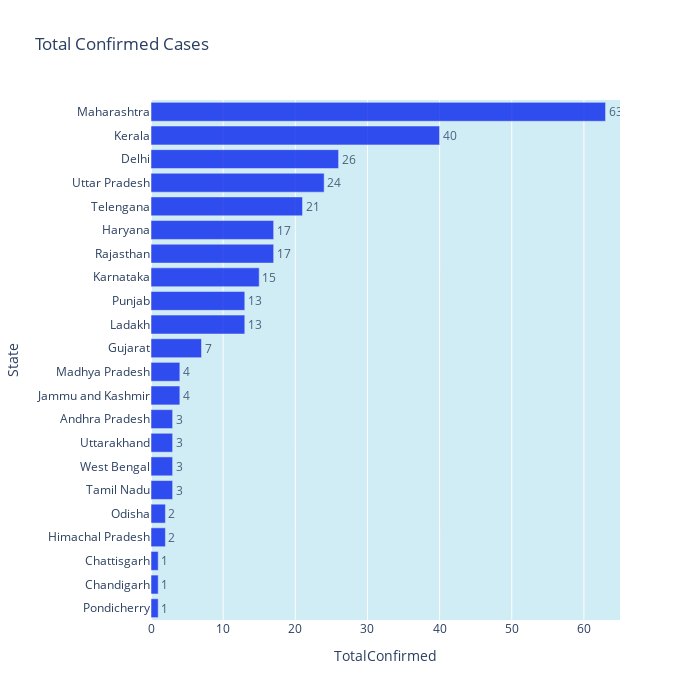

Notebook source saved alongside this figure:
### Code cell
fig = px.bar(covid_India_cases.sort_values('TotalConfirmed', ascending=False).sort_values('TotalConfirmed', ascending=True), 
             x="TotalConfirmed", y="State", title='Total Confirmed Cases', text='TotalConfirmed', orientation='h', 
             width=700, height=700, range_x = [0, max(covid_India_cases['TotalConfirmed']) + 2])
fig.update_traces(marker_color='#0726ed', opacity=0.8, textposition='outside')

fig.update_layout(plot_bgcolor='rgb(208, 236, 245)')
fig.show()

### Figure 1 — Plotly figure (JSON) as saved in the notebook; plotly's stock layout.template omitted (floating-point values rounded to 4 significant figures)
{"data": [{"alignmentgroup": "True", "hoverlabel": {"namelength": 0}, "hovertemplate": "TotalConfirmed=%{text}<br>State=%{y}", "legendgroup": "", "marker": {"color": "#0726ed"}, "name": "", "offsetgroup": "", "opacity": 0.8, "orientation": "h", "showlegend": false, "text": [1.0, 1.0, 1.0, 2.0, 2.0, 3.0, 3.0, 3.0, 3.0, 4.0, 4.0, 7.0, 13.0, 13.0, 15.0, 17.0, 17.0, 21.0, 24.0, 26.0, 40.0, 63.0], "textposition": "outside", "type": "bar", "x": [1, 1, 1, 2, 2, 3, 3, 3, 3, 4, 4, 7, 13, 13, 15, 17, 17, 21, 24, 26, 40, 63], "xaxis": "x", "y": ["Pondicherry", "Chandigarh", "Chattisgarh", "Himachal Pradesh", "Odisha", "Tamil Nadu", "West Bengal", "Uttarakhand", "Andhra Pradesh", "Jammu and Kashmir", "Madhya Pradesh", "Gujarat", "Ladakh", "Punjab", "Karnataka", "Rajasthan", "Haryana", "Telengana", "Uttar Pradesh", "Delhi", "Kerala", "Maharashtra"], "yaxis": "y"}], "layout": {"barmode": "relative", "height": 700, "legend": {"tracegroupgap": 0}, "plot_bgcolor": "rgb(208, 236, 245)", "title": {"text": "Total Confirmed Cases"}, "width": 700, "xaxis": {"anchor": "y", "domain": [0.0, 1.0], "range": [0, 65], "title": {"text": "TotalConfirmed"}}, "yaxis": {"anchor": "x", "domain": [0.0, 1.0], "title": {"text": "State"}}}}
